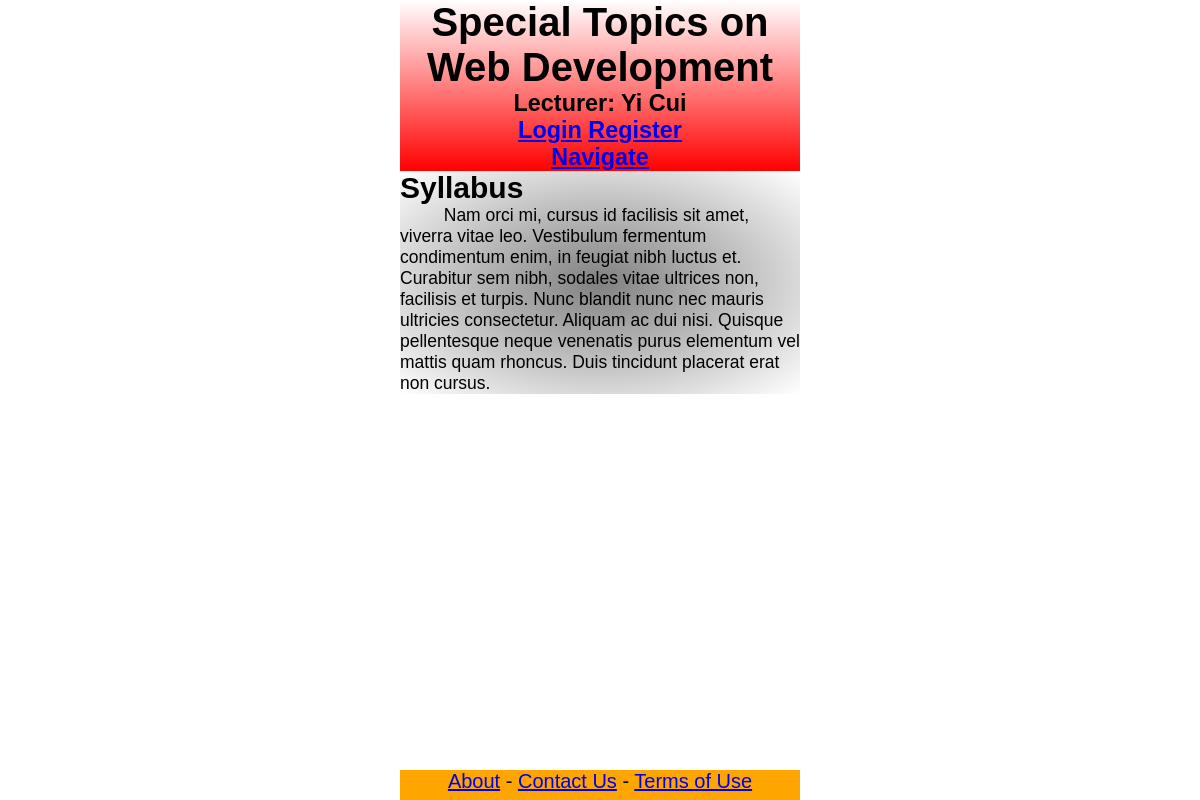
Page /syllabus.php on the committed database.
### tables this page shows
CREATE TABLE IF NOT EXISTS `courses` (
  `ID` int(11) NOT NULL AUTO_INCREMENT,
  `TeacherID` int(11) NOT NULL,
  `Number` varchar(20) NOT NULL,
  `Title` varchar(100) NOT NULL,
  `Description` varchar(1000) NOT NULL,
  `Syllabus` varchar(1000) DEFAULT NULL,
  PRIMARY KEY (`ID`),
  KEY `TeacherID` (`TeacherID`)
);

CREATE TABLE IF NOT EXISTS `teachers` (
  `ID` int(11) NOT NULL AUTO_INCREMENT,
  `FirstName` varchar(20) NOT NULL,
  `LastName` varchar(20) NOT NULL,
  `Office` varchar(100) DEFAULT NULL,
  `Email` varchar(100) NOT NULL,
  `ThumbnailURL` varchar(500) DEFAULT NULL,
  `PortraitURL` varchar(500) NOT NULL,
  PRIMARY KEY (`ID`)
);

### header.php (called while the page is built, shortened)
<?php
  require_once("view/headerView.php");
  global $title;
  $course_num = "CS292";
  $course = get_course($course_num);
  display_metadata($course, $title);
  $teacher = get_teacher($course_num);
  display_header($course, $teacher);
  display_title($title);
?>

### syllabus.php (called while the page is built)
<?php
  $title = "Syllabus";
  require_once("header.php");
  require_once("view/elementView.php");
  display_element('p', $course['Syllabus'], '', '         ');
  include("view/footerView.php");
?>

### model/courseModel.php (called while the page is built, shortened)
<?php
  function get_course($course_num) {
    $result = mysql_query('SELECT * from courses WHERE Number="' . mysql_real_escape_string($course_num) . '"');
    return mysql_fetch_array($result, 0);
  }
?>

### model/teacherModel.php (called while the page is built, shortened)
<?php
  function get_teacher($course_num) {
    $result = mysql_query('SELECT * from courses, teachers WHERE teachers.ID=courses.TeacherID AND courses.Number="' . mysql_real_escape_string($course_num) . '"');
    return mysql_fetch_array($result, 0);
  }
?>

### view/headerView.php (the view, shortened to what this page needs)
<!DOCTYPE html>
<html>
  <head>
    <link rel="stylesheet" type="text/css" href="assets/style.css"/>
    <link rel="stylesheet" type="text/css" href="http://ajax.googleapis.com/ajax/libs/jqueryui/1.10.0/themes/base/jquery-ui.css"/>
    <?php
      function display_metadata($course, $title) {
        echo '  </head>' . PHP_EOL;
      }
      function display_header($course, $teacher) {
        echo '  <body>' . PHP_EOL;
        echo '    <div id="container">' . PHP_EOL;
        echo '      <div id="header">' . PHP_EOL;
        echo '        <h1>' . $course['Title'] . '</h1>' . PHP_EOL;
        echo '        <h3 title="Email: ' . $teacher['Email'] . '">Lecturer: ' . $teacher['FirstName'] . ' ' . $teacher['LastName'] . '</h3>' . PHP_EOL;
        echo '        <h3><a href="login.php?action=login" class="dialog">Login</a> <a href="login.php?action=register" class="dialog">Register</a></h3>' . PHP_EOL;
        echo '        <h3 id="mobilenavigation"><a href="#navigation">Navigate</a></h3>' . PHP_EOL;
        echo '      </div>' . PHP_EOL;
      }
      function display_title($title) {
        echo '      <div id="content">' . PHP_EOL;
        echo '        <h2>' . $title . '</h2>' . PHP_EOL;
      }
    ?>

### view/elementView.php (shortened to what this page needs)
<?php
  function display_element($tag, $content, $attributes = "", $indent = "") {
    echo $indent . '<' . $tag . ' ' . $attributes . '>' . $content . '</' . $tag . '>' . PHP_EOL;
  }
?>

### assets/style.css (style rules this page uses)
* { margin:0; padding:0; }
body { width:800px; margin:auto; font-family:Arial, helvetica, Verdana, San-Serif; font-size:20px; }
html, body { height:100%; }
h1 { font-size:2em; }
p { text-indent:2.5em; font-size:0.875em; }
#container { min-height:100%; margin-bottom:-30px; }
#header { text-align:center; background-image:-webkit-linear-gradient(90deg, red, white); background-image:-moz-linear-gradient(90deg, red, white); background-image:-o-linear-gradient(90deg, red, white); }
#mobilenavigation { display:none; }
#content { background-image:-webkit-radial-gradient(grey, white); background-image:-moz-radial-gradient(grey, white); background-image:-o-radial-gradient(grey, white); }
@media screen and (max-device-width:800px) { body { width:400px; } }
@media screen and (max-device-width:800px) { #mobilenavigation { display:block; } }

### rows in the picture
courses: Title "Special Topics on Web Development", TeacherID.FirstName "Yi", TeacherID.LastName "Cui", Syllabus "Nam orci mi, cursus id facilisis sit amet, viverra vitae leo. Vestibulum fermentum condimentum enim, in feugiat nibh luctus et. Curabitur sem nibh, sodales vitae ultrices non, facilisis et turpis. Nunc blandit nunc nec mauris ultricies consectetur. Aliquam ac dui nisi. Quisque pellentesque neque venenatis purus elementum vel mattis quam rhoncus. Duis tincidunt placerat erat non cursus."

### other values in the picture
$title "Syllabus"
